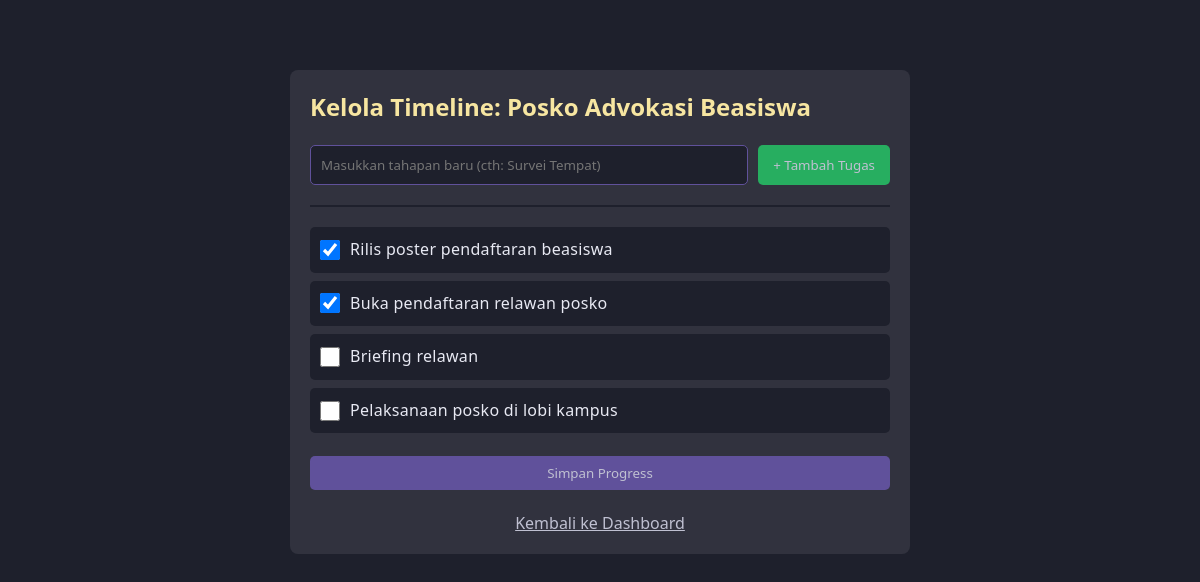
Screenshot of /admin/kelola_timeline.php?id=4 (signed in) with the database file from the repository.
### tables this page shows
CREATE TABLE `proker` (
  `id_proker` int(11) NOT NULL,
  `id_dept` int(11) DEFAULT NULL,
  `nama_proker` varchar(100) DEFAULT NULL,
  `pj_proker` varchar(100) DEFAULT NULL,
  `deskripsi` text DEFAULT NULL,
  `tgl_pelaksanaan` date DEFAULT NULL,
  `status` enum('Belum Mulai','Sedang Berjalan','Selesai') DEFAULT NULL,
  `created` timestamp NOT NULL DEFAULT current_timestamp()
);

CREATE TABLE `timeline` (
  `id_timeline` int(11) NOT NULL,
  `id_proker` int(11) DEFAULT NULL,
  `tugas` varchar(255) DEFAULT NULL,
  `is_done` tinyint(1) DEFAULT 0
);

### config/functions.php (called while the page is built, shortened)
<?php
require 'database.php';
function query($query) {
    global $conn;
    $result = mysqli_query($conn, $query);
    $rows = [];
    while ($row = mysqli_fetch_assoc($result)) {
        $rows[] = $row;
    }
    return $rows;
}
?>

### admin/kelola_timeline.php (the view, shortened to what this page needs)
<?php
require '../config/functions.php';
$id_proker = $_GET["id"];
$proker = query("SELECT * FROM proker WHERE id_proker = $id_proker")[0];
$timeline = query("SELECT * FROM timeline WHERE id_proker = $id_proker");
?>
<!DOCTYPE html>
<html lang="id">
<head>
    <link rel="stylesheet" href="../assets/css/style.css">
</head>
<body>
    <div class="container" style="max-width: 700px; margin: auto; margin-top: 30px;">
        <div class="card">
            <h2 style="color: #f7e6a1;">Kelola Timeline: <?= $proker['nama_proker']; ?></h2>
            <br>
            <form action="" method="post" style="display: flex; gap: 10px; margin-bottom: 20px;">
                <input type="text" name="tugas" placeholder="Masukkan tahapan baru (cth: Survei Tempat)" required style="flex: 1; margin: 0;">
                <button type="submit" name="tambah_tugas" class="btn" style="background-color: #27ae60;">+ Tambah Tugas</button>
            </form>
            <hr style="border: 1px solid #1e202c; margin: 20px 0;">
            <form action="" method="post">
                <?php if(empty($timeline)) { ?>
                    <p>Belum ada tahapan proker.</p>
                <?php } else { ?>
                    <ul style="list-style: none; padding: 0;">
                        <?php foreach($timeline as $t) { ?>
                            <li style="padding: 10px; background: #1e202c; margin-bottom: 8px; border-radius: 5px;">
                                <label style="cursor: pointer; display: flex; align-items: center; gap: 10px;">
                                    <input type="checkbox" name="task_done[]" value="<?= $t['id_timeline']; ?>" <?= ($t['is_done'] == 1) ? 'checked' : ''; ?> style="width: 20px; height: 20px; margin: 0;">
                                    <?= $t['tugas']; ?>
                                </label>
                            </li>
                        <?php } ?>
                    </ul>
                    <button type="submit" name="update_progress" class="btn" style="width: 100%; margin-top: 15px;">Simpan Progress</button>
                <?php } ?>
            </form>
            <br>
            <div style="text-align: center;"><a href="dashboard.php" style="color: #bfc0d1;">Kembali ke Dashboard</a></div>
        </div>
    </div>
</body>
</html>

### assets/css/style.css (style rules this page uses)
* { margin: 0; padding: 0; box-sizing: border-box; font-family: 'Segoe UI', Tahoma, sans-serif; }
body { background-color: #1e202c; color: #bfc0d1; }
.container { padding: 40px; }
.card { background-color: #31323e; padding: 20px; border-radius: 8px; margin-bottom: 20px; }
.btn { background-color: #60519b; color: #bfc0d1; border: none; padding: 8px 15px; border-radius: 5px; cursor: pointer; text-decoration: none; }
input, select, textarea { width: 100%; padding: 10px; margin: 10px 0; background: #1e202c; color: #fff; border: 1px solid #60519b; border-radius: 5px; }
p, small, label, td, span { color: #e8e9f3; line-height: 1.6; letter-spacing: 0.3px; }

### rows the page displays
proker: nama_proker "Posko Advokasi Beasiswa"
timeline: is_done "☑", tugas "Rilis poster pendaftaran beasiswa"
timeline: is_done "☑", tugas "Buka pendaftaran relawan posko"
timeline: tugas "Briefing relawan"
timeline: tugas "Pelaksanaan posko di lobi kampus"
